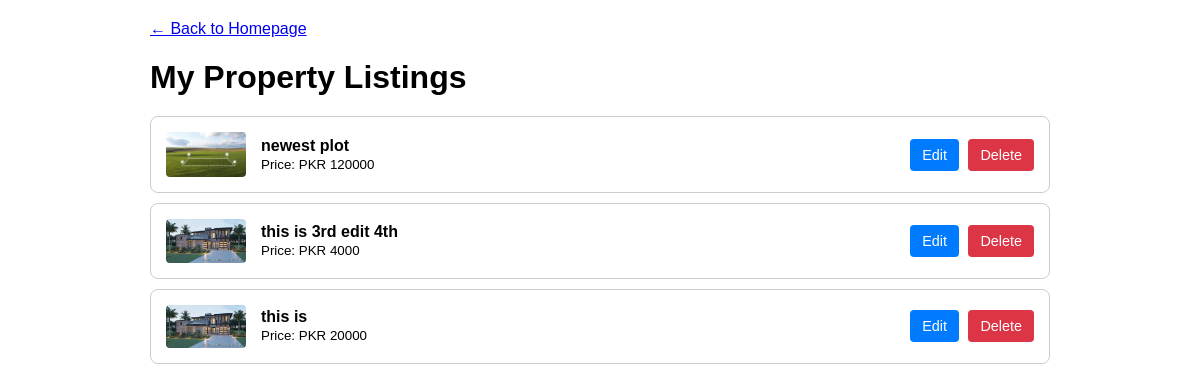
/listings/dashboard/ (signed in), run on an earlier commit of the app's database.
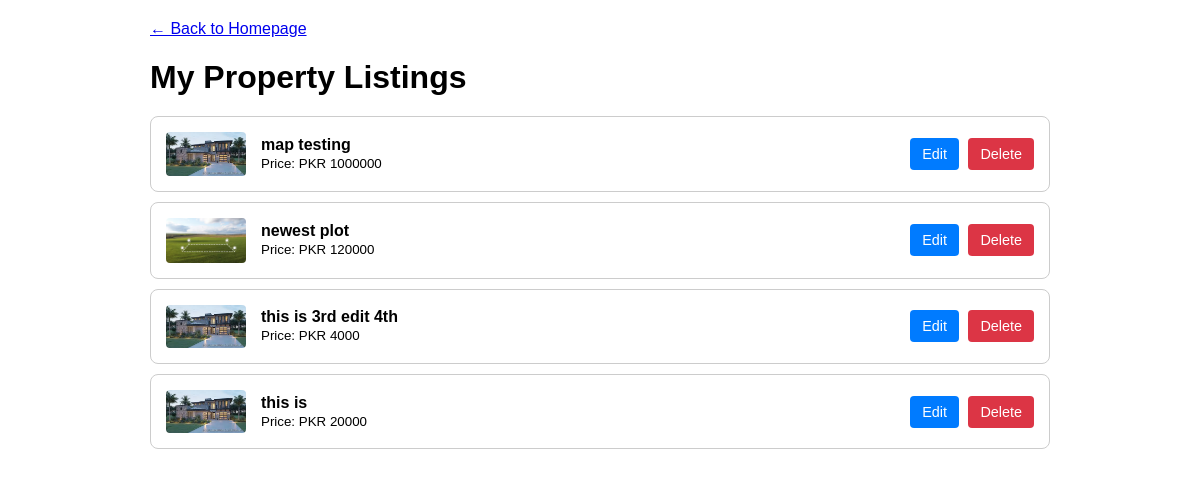
And on a later commit of the database.
### properties/models.py (models this page shows, shortened)
class Property(models.Model):
    title = models.CharField(max_length=255)
    description = models.TextField()
    price = models.BigIntegerField()
    area = models.ForeignKey(Area, on_delete=models.SET_NULL, null=True, related_name="properties")
    purpose = models.CharField(max_length=10, choices=PropertyPurpose.choices)
    property_type = models.CharField(max_length=20, choices=PropertyType.choices)
    bedrooms = models.PositiveSmallIntegerField(null=True, blank=True)
    bathrooms = models.PositiveSmallIntegerField(null=True, blank=True)
    area_size = models.DecimalField(max_digits=10, decimal_places=2)
    area_unit = models.CharField(max_length=10, choices=AreaUnit.choices, default=AreaUnit.MARLA)
    agent = models.ForeignKey(settings.AUTH_USER_MODEL, on_delete=models.CASCADE, related_name="properties")
    created_at = models.DateTimeField(auto_now_add=True)
    updated_at = models.DateTimeField(auto_now=True)
    main_image = models.ImageField(upload_to='properties/main_images/', null=True, blank=True)

### properties/views.py (the view)
# urls.py: path('dashboard/', views.agent_dashboard, name='agent_dashboard'),
@login_required(login_url='login')
def agent_dashboard(request):
    my_properties = Property.objects.filter(agent=request.user).order_by('-created_at')
    context = {
        'properties': my_properties
    }
    return render(request, 'properties/agent_dashboard.html', context)

### properties/templates/properties/agent_dashboard.html (shortened to what this page needs)
<!DOCTYPE html>
<html lang="en">
<head>
</head>
<body>
    <div class="container">
        <p><a href="/"> &larr; Back to Homepage</a></p>
        <h1>My Property Listings</h1>
        {% for prop in properties %}
            <div class="property-row">
                <div style="display: flex; align-items: center;">
                    {% if prop.main_image %}
                        <img src="{{ prop.main_image.url }}" alt="">
                    {% endif %}
                    <span>
                        <strong>{{ prop.title }}</strong><br>
                        <small>Price: PKR {{ prop.price }}</small>
                    </span>
                </div>
                <div class="actions">
    <a href="{% url 'property_update' pk=prop.pk %}" class="btn-edit">Edit</a>
    <a href="{% url 'property_delete' pk=prop.pk %}" class="btn-delete">Delete</a>
</div>
            </div>
        {% empty %}
            <p>You have not posted any properties yet.</p>
            <p><a href="{% url 'property_create' %}">Create your first listing now!</a></p>
        {% endfor %}
    </div>
</body>
</html>

### properties/templates/properties/agent_dashboard.html (style rules this page uses)
body { font-family: Arial, sans-serif; margin: 20px; }
.container { max-width: 900px; margin: auto; }
h1 { margin-bottom: 20px; }
.property-row { display: flex; justify-content: space-between; align-items: center; padding: 15px; border: 1px solid #ccc; border-radius: 8px; margin-bottom: 10px; }
.property-row img { max-width: 80px; border-radius: 4px; margin-right: 15px; }
.actions a { background-color: #007bff; color: white; padding: 8px 12px; text-decoration: none; border-radius: 4px; font-size: 0.9em; }
.actions .btn-edit { background-color: #007bff; color: white; padding: 8px 12px; text-decoration: none; border-radius: 4px; font-size: 0.9em; }
.actions .btn-delete { background-color: #dc3545; color: white; padding: 8px 12px; text-decoration: none; border-radius: 4px; font-size: 0.9em; margin-left: 5px; }

What changed in the data, as far as the page shows it:
added Property: main_image (picture), title "map testing", price "1000000"
